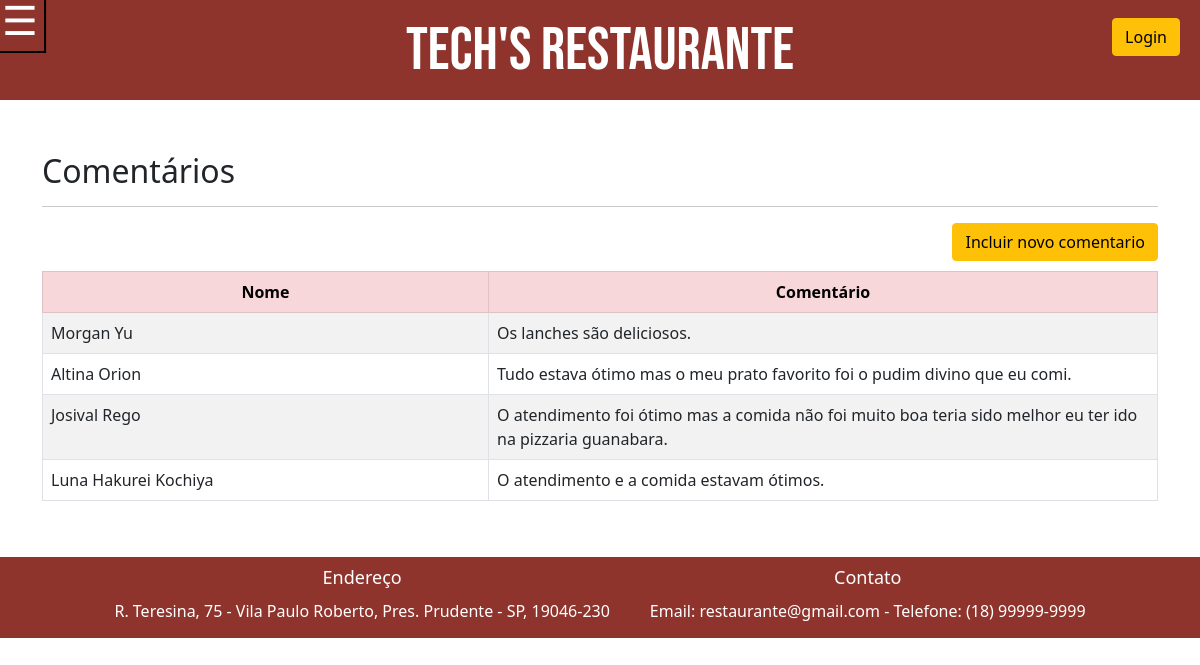
The app's page /comentarios.php, older data.
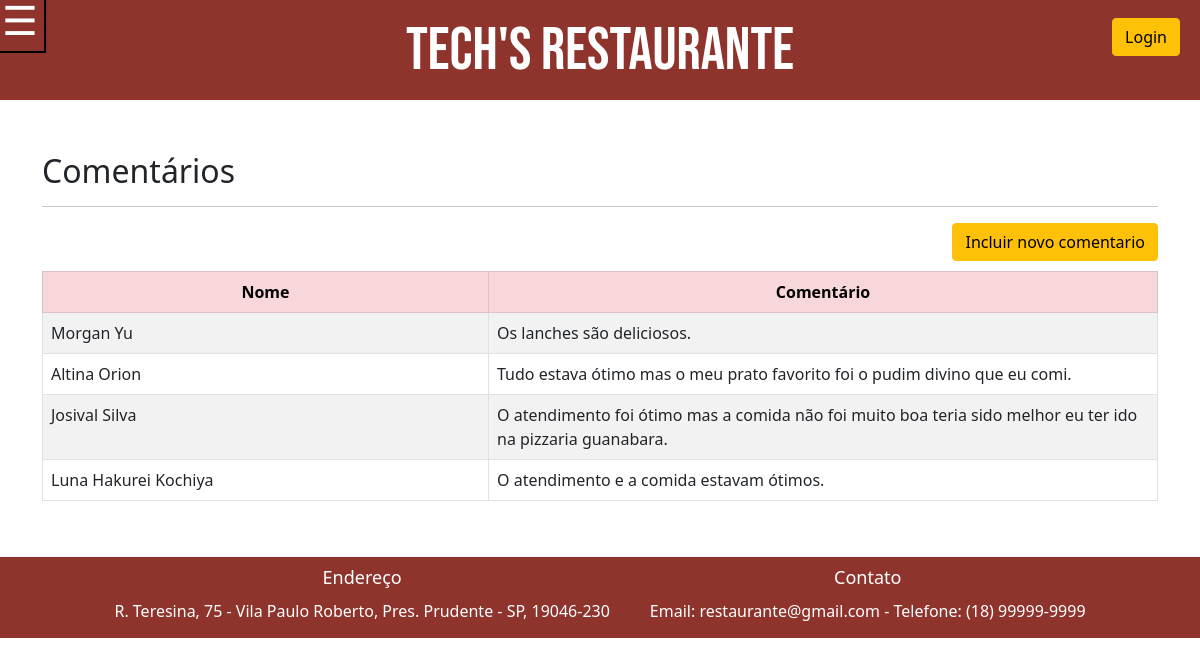
The same page, newer data.
### tables this page shows
CREATE TABLE `comentarios` (
  `idComentario` int(11) NOT NULL,
  `nome` varchar(50) DEFAULT NULL,
  `comentario` varchar(150) DEFAULT NULL
);

### comentarios.php (the view, shortened to what this page needs)
<?php
require("header.php");
require_once('connection.php');
$reviews_query = "SELECT * FROM comentarios";
$reviews_result = $conn->query($reviews_query);
?>
<head>
</head>
<div class="container">
  <br>
  <h2 class="espaco">Comentários</h2>
  <hr>
  <form method="post" class="mb-3">
  <div class="form-group">
    <a href="insert-comentario.php" class="btn btn-warning d-inline-block float-end" style="margin-bottom: 10px;">Incluir novo comentario</a>
  </form>
  <table class="table table-striped table-bordered table-hover">
    <thead>
      <tr class="table-danger" style="text-align:center">
        <th scope="col" style="width: 20%">Nome</th>
        <th scope="col" style="width: 30%;">Comentário</th>
      </tr>
    </thead>
    <tbody>
      <?php while ($review = mysqli_fetch_array($reviews_result)) { ?>
        <tr>
          <td><?php echo $review['nome']; ?></td>
          <td><?php echo $review['comentario']; ?></td>
        </tr>
      <?php } ?>
    </tbody>
  </table>
  <br>
</div>
<?php require("footer.php"); ?>

Row changes from the older to the newer data that the page shows:
changed comentarios: nome "Josival Rego" → "Josival Silva"
